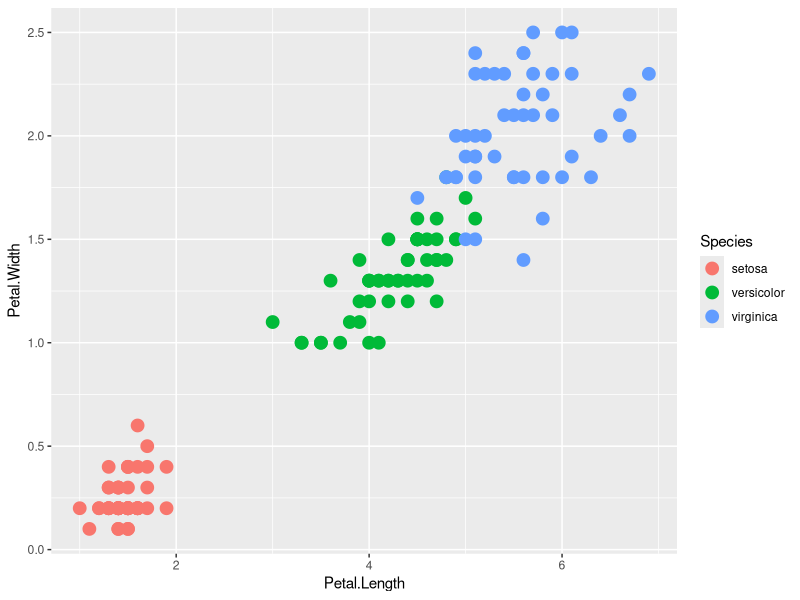
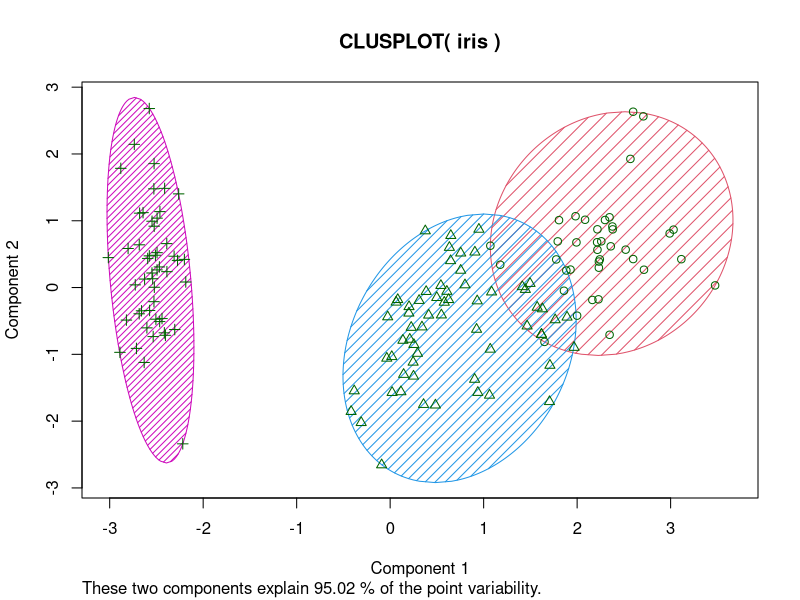
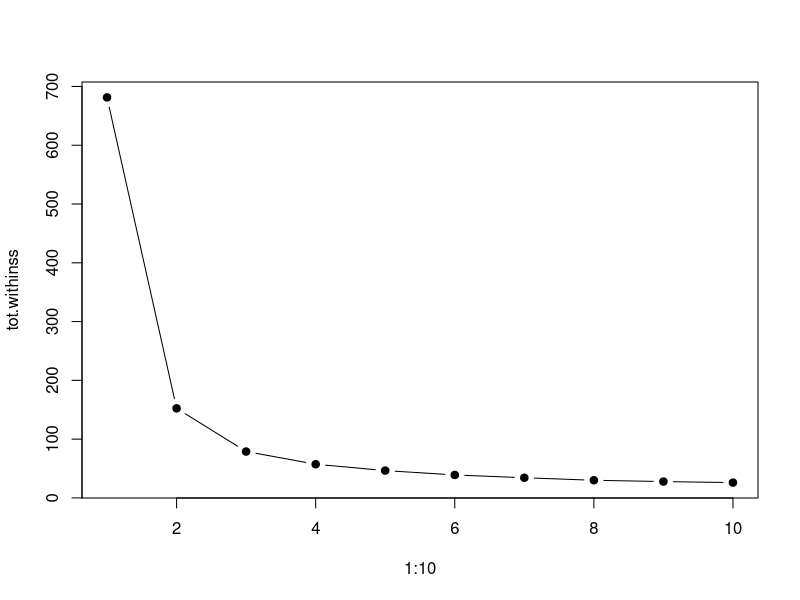

These figures' R source, in order:
library(ggplot2)
ggplot(iris, aes(Petal.Length, Petal.Width)) + geom_point(aes(col = Species), size = 4)

set.seed(101)
irisCluster <- kmeans(iris[, 1:4], centers = 3, nstart = 20)
irisCluster

library(cluster)
clusplot(iris, irisCluster$cluster, color = T, shade = T, labels = 0, lines = 0)

tot.withinss <- vector(mode = "character", length = 10)
for (i in 1:10) {
  irisCluster <- kmeans(iris[, 1:4], centers = i, nstart = 20)
  tot.withinss[i] <- irisCluster$tot.withinss
}

plot(1:10, tot.withinss, type = "b", pch = 19)
